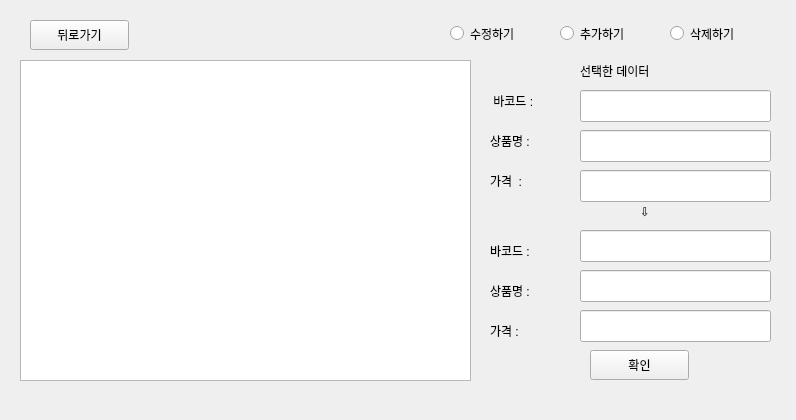
<?xml version="1.0" encoding="UTF-8"?>
<ui version="4.0">
 <class>Form</class>
 <widget class="QWidget" name="Form">
  <property name="geometry">
   <rect>
    <x>0</x>
    <y>0</y>
    <width>796</width>
    <height>420</height>
   </rect>
  </property>
  <property name="windowTitle">
   <string>Form</string>
  </property>
  <widget class="QListWidget" name="listWidget">
   <property name="geometry">
    <rect>
     <x>20</x>
     <y>60</y>
     <width>451</width>
     <height>321</height>
    </rect>
   </property>
  </widget>
  <widget class="QLineEdit" name="chose_barcode">
   <property name="geometry">
    <rect>
     <x>580</x>
     <y>90</y>
     <width>191</width>
     <height>32</height>
    </rect>
   </property>
   <property name="readOnly">
    <bool>true</bool>
   </property>
  </widget>
  <widget class="QLineEdit" name="chose_proname">
   <property name="geometry">
    <rect>
     <x>580</x>
     <y>130</y>
     <width>191</width>
     <height>32</height>
    </rect>
   </property>
   <property name="readOnly">
    <bool>true</bool>
   </property>
  </widget>
  <widget class="QLabel" name="label">
   <property name="geometry">
    <rect>
     <x>490</x>
     <y>130</y>
     <width>68</width>
     <height>22</height>
    </rect>
   </property>
   <property name="text">
    <string>상품명 :</string>
   </property>
  </widget>
  <widget class="QLabel" name="label_2">
   <property name="geometry">
    <rect>
     <x>490</x>
     <y>90</y>
     <width>68</width>
     <height>22</height>
    </rect>
   </property>
   <property name="text">
    <string> 바코드 :</string>
   </property>
  </widget>
  <widget class="QLabel" name="label_3">
   <property name="geometry">
    <rect>
     <x>490</x>
     <y>170</y>
     <width>68</width>
     <height>22</height>
    </rect>
   </property>
   <property name="text">
    <string>가격  :</string>
   </property>
  </widget>
  <widget class="QLabel" name="label_4">
   <property name="geometry">
    <rect>
     <x>580</x>
     <y>60</y>
     <width>121</width>
     <height>22</height>
    </rect>
   </property>
   <property name="text">
    <string>선택한 데이터</string>
   </property>
  </widget>
  <widget class="QLineEdit" name="chose_price">
   <property name="geometry">
    <rect>
     <x>580</x>
     <y>170</y>
     <width>191</width>
     <height>32</height>
    </rect>
   </property>
   <property name="readOnly">
    <bool>true</bool>
   </property>
  </widget>
  <widget class="QLabel" name="label_5">
   <property name="geometry">
    <rect>
     <x>640</x>
     <y>200</y>
     <width>21</width>
     <height>22</height>
    </rect>
   </property>
   <property name="text">
    <string>⇩</string>
   </property>
  </widget>
  <widget class="QLabel" name="label_6">
   <property name="geometry">
    <rect>
     <x>490</x>
     <y>240</y>
     <width>68</width>
     <height>22</height>
    </rect>
   </property>
   <property name="text">
    <string>바코드 :</string>
   </property>
  </widget>
  <widget class="QLabel" name="label_7">
   <property name="geometry">
    <rect>
     <x>490</x>
     <y>280</y>
     <width>68</width>
     <height>22</height>
    </rect>
   </property>
   <property name="text">
    <string>상품명 :</string>
   </property>
  </widget>
  <widget class="QLabel" name="label_8">
   <property name="geometry">
    <rect>
     <x>490</x>
     <y>320</y>
     <width>68</width>
     <height>22</height>
    </rect>
   </property>
   <property name="text">
    <string>가격 :</string>
   </property>
  </widget>
  <widget class="QLineEdit" name="fix_barcode">
   <property name="geometry">
    <rect>
     <x>580</x>
     <y>230</y>
     <width>191</width>
     <height>32</height>
    </rect>
   </property>
  </widget>
  <widget class="QLineEdit" name="fix_proname">
   <property name="geometry">
    <rect>
     <x>580</x>
     <y>270</y>
     <width>191</width>
     <height>32</height>
    </rect>
   </property>
  </widget>
  <widget class="QLineEdit" name="fix_price">
   <property name="geometry">
    <rect>
     <x>580</x>
     <y>310</y>
     <width>191</width>
     <height>32</height>
    </rect>
   </property>
  </widget>
  <widget class="QPushButton" name="pushButton_ok">
   <property name="geometry">
    <rect>
     <x>590</x>
     <y>350</y>
     <width>99</width>
     <height>30</height>
    </rect>
   </property>
   <property name="text">
    <string>확인</string>
   </property>
  </widget>
  <widget class="QRadioButton" name="radioButton_fix">
   <property name="geometry">
    <rect>
     <x>450</x>
     <y>20</y>
     <width>119</width>
     <height>27</height>
    </rect>
   </property>
   <property name="text">
    <string>수정하기</string>
   </property>
  </widget>
  <widget class="QRadioButton" name="radioButton_add">
   <property name="geometry">
    <rect>
     <x>560</x>
     <y>20</y>
     <width>119</width>
     <height>27</height>
    </rect>
   </property>
   <property name="text">
    <string>추가하기</string>
   </property>
  </widget>
  <widget class="QRadioButton" name="radioButton_delete">
   <property name="geometry">
    <rect>
     <x>670</x>
     <y>20</y>
     <width>119</width>
     <height>27</height>
    </rect>
   </property>
   <property name="text">
    <string>삭제하기</string>
   </property>
  </widget>
  <widget class="QPushButton" name="pushButton">
   <property name="geometry">
    <rect>
     <x>30</x>
     <y>20</y>
     <width>99</width>
     <height>30</height>
    </rect>
   </property>
   <property name="text">
    <string>뒤로가기</string>
   </property>
  </widget>
 </widget>
 <resources/>
 <connections>
  <connection>
   <sender>pushButton_ok</sender>
   <signal>clicked()</signal>
   <receiver>Form</receiver>
   <slot>on_pushbutton_ok_clicked()</slot>
   <hints>
    <hint type="sourcelabel">
     <x>660</x>
     <y>388</y>
    </hint>
    <hint type="destinationlabel">
     <x>734</x>
     <y>384</y>
    </hint>
   </hints>
  </connection>
  <connection>
   <sender>pushButton</sender>
   <signal>clicked()</signal>
   <receiver>Form</receiver>
   <slot>go_to_admin_mode()</slot>
   <hints>
    <hint type="sourcelabel">
     <x>108</x>
     <y>32</y>
    </hint>
    <hint type="destinationlabel">
     <x>178</x>
     <y>19</y>
    </hint>
   </hints>
  </connection>
 </connections>
 <slots>
  <slot>go_to_admin_mode()</slot>
  <slot>on_pushbutton_ok_clicked()</slot>
 </slots>
</ui>
